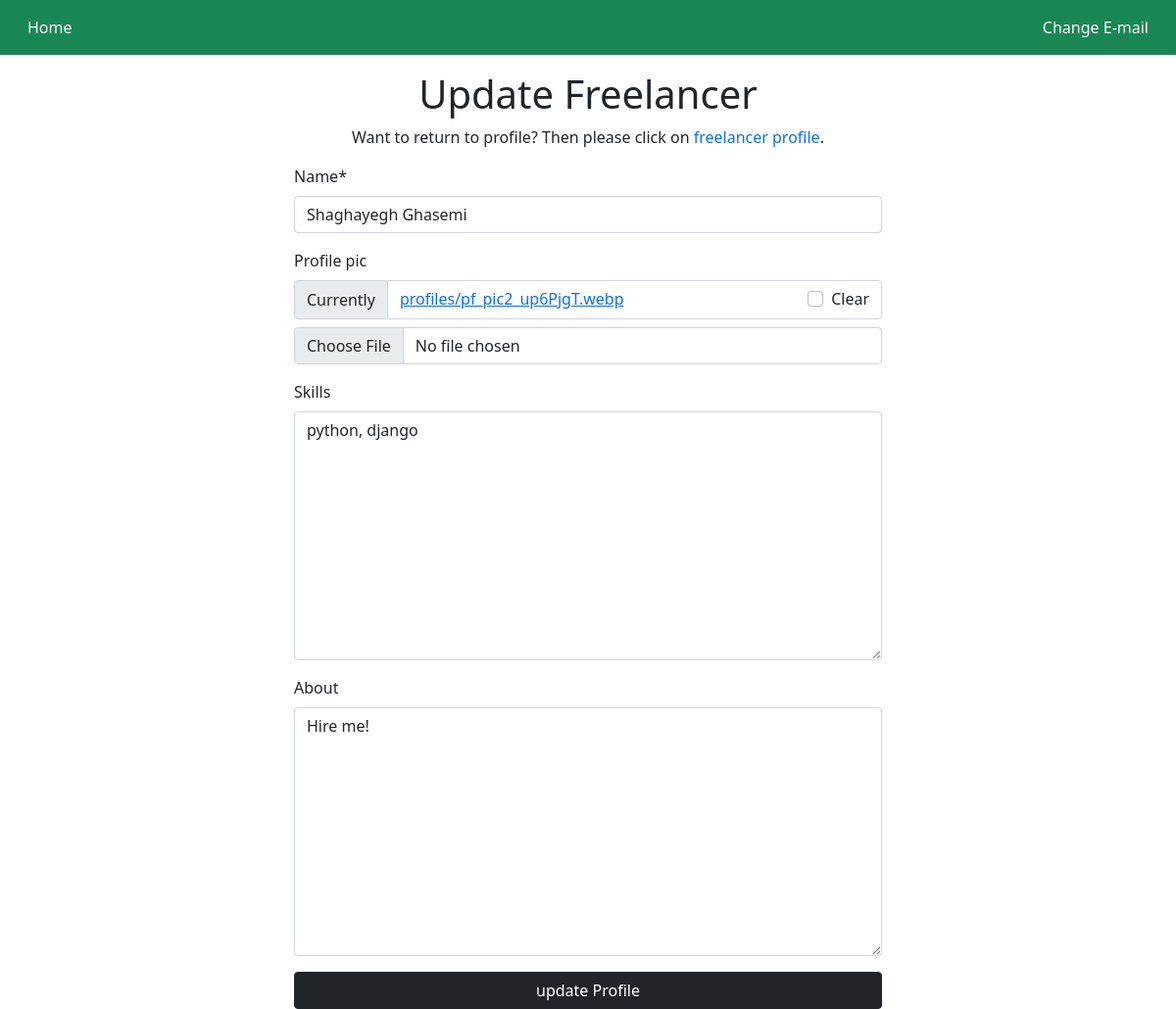
The page /profile/update-freelancer (signed in) on the database its author committed.
### jobs/models.py (models this page shows, shortened)
class Freelancer(models.Model):
    owner = models.OneToOneField(User, on_delete=models.CASCADE) # delete the profile if the user deletes his/her account
    name = models.CharField(max_length=50)
    profile_pic = models.ImageField(upload_to="profiles/", blank=True)
    joinedDate = models.DateTimeField(default=timezone.now)
    skills = models.TextField(blank=True, null=True)
    about = models.TextField(blank=True, null=True)

### jobs/views.py (the view)
# urls.py: path('profile/update-freelancer', update_freelancer, name='update-freelancer'),
def update_freelancer(request):
    if request.method == 'POST':
        u_form = FreelancerUpdateForm(request.POST,
                                   request.FILES,
                                   instance=request.user.get_freelancer())
        if u_form.is_valid():
            u_form.save()
            messages.success(request, f'Your account has been updated!')
            return redirect(reverse_lazy('profile'))
    else:
        u_form = FreelancerUpdateForm(instance=request.user.get_freelancer())
    context = {
        'u_form': u_form
    }
    return render(request, 'jobs/freelancer_update.html', context)

### jobs/forms.py
class FreelancerUpdateForm(forms.ModelForm):
    class Meta:
        model = Freelancer
        fields = ['name', 'profile_pic', 'skills', 'about']

### accounts/models.py (called while the page is built)
    def get_freelancer(self):
        if(hasattr(self, 'freelancer')):
            return self.freelancer
        return None

### jobs/templates/jobs/freelancer_update.html (shortened to what this page needs)
{% extends "jobs/base.html" %}
{% load i18n %}
{% load crispy_forms_filters %}
{% block content %}
<div class="text-center">
    <h1>{% trans "Update Freelancer" %}</h1>
    <p>Want to return to profile? Then please click on <a href="{% url 'profile' %}" style="text-decoration: none;">freelancer profile</a>.</p>
</div>
<div>
    <div class="col-md-6 offset-md-3">
        <form class="signup" id="u_form" method="post" action="{% url 'update-freelancer' %}" enctype="multipart/form-data">
            {{ u_form|crispy }}
            <div class="d-grid mt-3">
                <button class="btn btn-dark" type="submit">{% trans "update Profile" %}</button>
            </div>
        </form>
    </div>
</div>
{% endblock %}

### rows shown on the page
Freelancer: name "Shaghayegh Ghasemi", skills "python, django", about "Hire me!"
